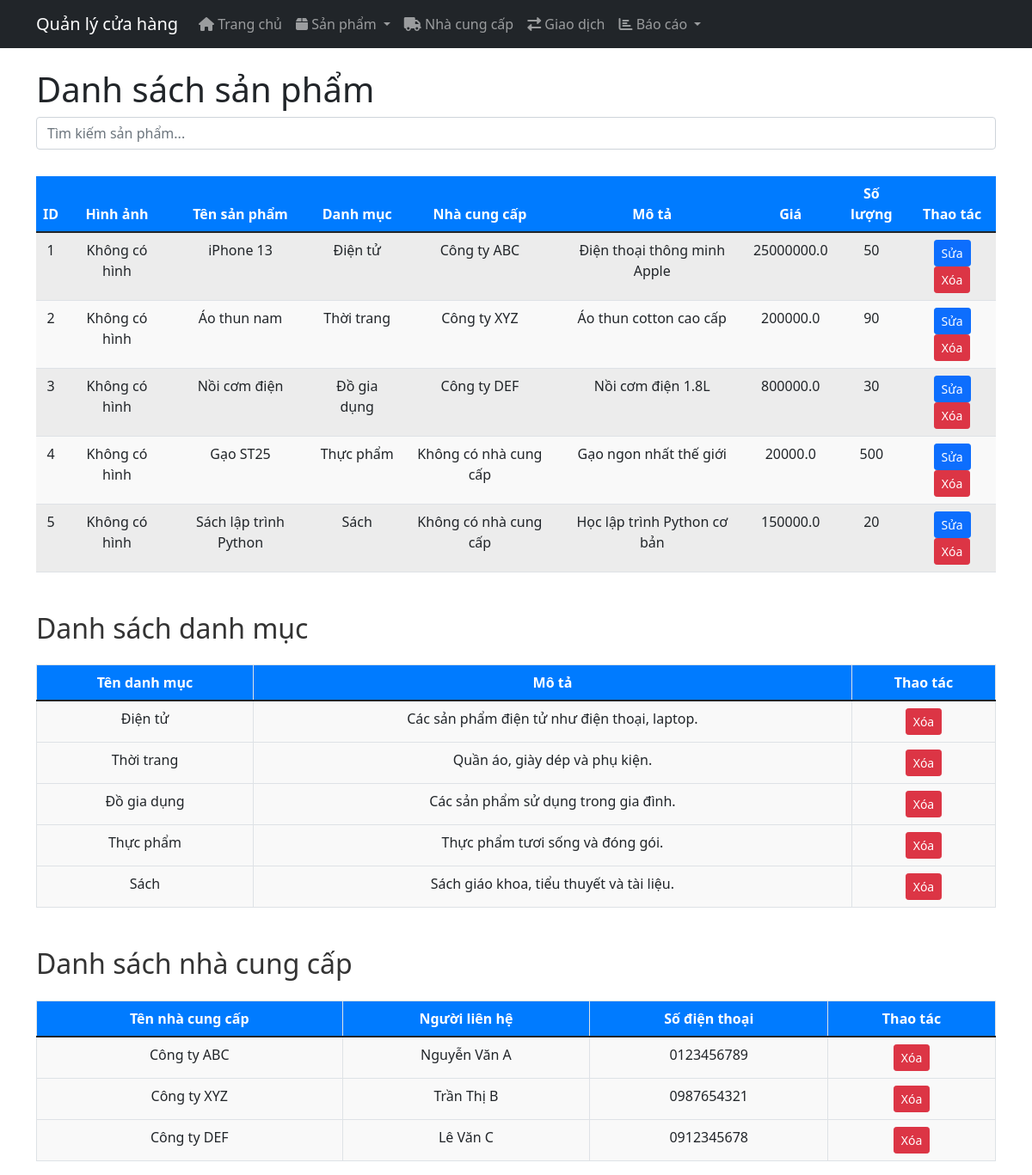
The page / on the database its author committed.
### app.py (models this page shows, shortened)
class Product(db.Model):
    id = db.Column(db.Integer, primary_key=True)
    name = db.Column(db.String(100), nullable=False)
    sku = db.Column(db.String(50), unique=True, nullable=False)
    description = db.Column(db.Text)
    price = db.Column(db.Float, nullable=False)
    cost_price = db.Column(db.Float, nullable=False)
    quantity = db.Column(db.Integer, default=0)
    min_quantity = db.Column(db.Integer, default=0)
    category_id = db.Column(db.Integer, db.ForeignKey('category.id'), nullable=False)
    image = db.Column(db.String(200))
    created_at = db.Column(db.DateTime, default=datetime.utcnow)
    updated_at = db.Column(db.DateTime, default=datetime.utcnow, onupdate=datetime.utcnow)

class Category(db.Model):
    id = db.Column(db.Integer, primary_key=True)
    name = db.Column(db.String(100), nullable=False)
    description = db.Column(db.Text)
    products = db.relationship('Product', backref='category', lazy=True)

class Supplier(db.Model):
    id = db.Column(db.Integer, primary_key=True)
    name = db.Column(db.String(100), nullable=False)
    contact_person = db.Column(db.String(100))
    email = db.Column(db.String(120))
    phone = db.Column(db.String(20))
    address = db.Column(db.Text)
    created_at = db.Column(db.DateTime, default=datetime.utcnow)

### app.py (the view)
@app.route('/')
def index():
    products = Product.query.all()
    categories = Category.query.all()
    suppliers = Supplier.query.all()
    return render_template('index.html', products=products, categories=categories, suppliers=suppliers)

### templates/index.html (shortened to what this page needs)
{% extends "base.html" %}
{% block content %}
<h1>Danh sách sản phẩm</h1>
<div class="mb-3">
    <input type="text" id="searchInput" class="form-control" placeholder="Tìm kiếm sản phẩm..." onkeyup="filterProducts()">
</div>
<div class="table-responsive">
    <table class="table table-striped" id="productTable">
        <thead>
            <tr>
                <th>ID</th>
                <th>Hình ảnh</th>
                <th>Tên sản phẩm</th>
                <th>Danh mục</th>
                <th>Nhà cung cấp</th>
                <th>Mô tả</th>
                <th>Giá</th>
                <th>Số lượng</th>
                <th>Thao tác</th>
            </tr>
        </thead>
        <tbody>
            {% for product in products %}
            <tr>
                <td>{{ product.id }}</td>
                <td>
                    {% if product.image %}
                    <img src="{{ url_for('static', filename='uploads/' ~ product.image) }}" alt="{{ product.name }}" style="width: 100px; height: auto;">
                    {% else %}
                    <span>Không có hình</span>
                    {% endif %}
                </td>
                <td class="product-name">{{ product.name }}</td>
                <td>{{ product.category.name if product.category else 'Không có danh mục' }}</td>
                <td>
                    {% set supplier = product.transactions[0].supplier if product.transactions else None %}
                    {{ supplier.name if supplier else 'Không có nhà cung cấp' }}
                </td>
                <td>{{ product.description }}</td>
                <td>{{ product.price }}</td>
                <td>{{ product.quantity }}</td>
                <td>
                    <a href="{{ url_for('edit_product', id=product.id) }}" class="btn btn-sm btn-primary">Sửa</a>
                    <a href="{{ url_for('delete_product', id=product.id) }}" class="btn btn-sm btn-danger" onclick="return confirm('Bạn có chắc chắn muốn xóa sản phẩm này?')">Xóa</a>
                </td>
            </tr>
            {% endfor %}
        </tbody>
    </table>
</div>
<h2>Danh sách danh mục</h2>
<div class="table-responsive">
    <table class="table table-bordered">
        <thead>
            <tr>
                <th>Tên danh mục</th>
                <th>Mô tả</th>
                <th>Thao tác</th>
            </tr>
        </thead>
        <tbody>
            {% for category in categories %}
            <tr>
                <td>{{ category.name }}</td>
                <td>{{ category.description }}</td>
                <td>
                    <form action="{{ url_for('delete_category', id=category.id) }}" method="POST" style="display: inline;">
                        <button type="submit" class="btn btn-sm btn-danger" onclick="return confirm('Bạn có chắc chắn muốn xóa danh mục này?')">Xóa</button>
                    </form>
                </td>
            </tr>
            {% endfor %}
        </tbody>
    </table>
</div>
<h2>Danh sách nhà cung cấp</h2>
<div class="table-responsive">
    <table class="table table-bordered">
        <thead>
            <tr>
                <th>Tên nhà cung cấp</th>
                <th>Người liên hệ</th>
                <th>Số điện thoại</th>
                <th>Thao tác</th>
            </tr>
        </thead>
        <tbody>
            {% for supplier in suppliers %}
            <tr>
                <td>{{ supplier.name }}</td>
                <td>{{ supplier.contact_person }}</td>
                <td>{{ supplier.phone }}</td>
                <td>
                    <form action="{{ url_for('delete_supplier', id=supplier.id) }}" method="POST" style="display: inline;">
                        <button type="submit" class="btn btn-sm btn-danger" onclick="return confirm('Bạn có chắc chắn muốn xóa nhà cung cấp này?')">Xóa</button>
                    </form>
                </td>
            </tr>
            {% endfor %}
        </tbody>
    </table>
</div>
{% endblock %}

### templates/base.html (shortened to what this page needs)
<!DOCTYPE html>
<html lang="vi">
<head>
    <link href="https://cdn.jsdelivr.net/npm/bootstrap@5.1.3/dist/css/bootstrap.min.css" rel="stylesheet">
    <link href="https://cdnjs.cloudflare.com/ajax/libs/font-awesome/6.0.0/css/all.min.css" rel="stylesheet">
</head>
<body>
    <nav class="navbar navbar-expand-lg navbar-dark bg-dark">
        <div class="container">
            <a class="navbar-brand" href="{{ url_for('index') }}">Quản lý cửa hàng</a>
            <div class="collapse navbar-collapse" id="navbarNav">
                <ul class="navbar-nav">
                    <li class="nav-item">
                        <a class="nav-link" href="{{ url_for('index') }}">
                            <i class="fas fa-home"></i> Trang chủ
                        </a>
                    </li>
                    <li class="nav-item dropdown">
                        <a class="nav-link dropdown-toggle" href="#" id="productsDropdown" role="button" data-bs-toggle="dropdown">
                            <i class="fas fa-box"></i> Sản phẩm
                        </a>
                    </li>
                    <li class="nav-item">
                        <a class="nav-link" href="{{ url_for('new_supplier') }}">
                            <i class="fas fa-truck"></i> Nhà cung cấp
                        </a>
                    </li>
                    <li class="nav-item">
                        <a class="nav-link" href="{{ url_for('new_transaction') }}">
                            <i class="fas fa-exchange-alt"></i> Giao dịch
                        </a>
                    </li>
                    <li class="nav-item dropdown">
                        <a class="nav-link dropdown-toggle" href="#" id="reportsDropdown" role="button" data-bs-toggle="dropdown">
                            <i class="fas fa-chart-bar"></i> Báo cáo
                        </a>
                    </li>
                </ul>
            </div>
        </div>
    </nav>
    <div class="container mt-4">
        {% block content %}{% endblock %}
    </div>
</body>
</html>

### templates/index.html (style rules this page uses)
h2 { margin-top: 30px; color: #333; }
.table { margin-top: 15px; background-color: #f9f9f9; }
.table th { background-color: #007bff; color: white; text-align: center; }
.table td { text-align: center; }

### rows shown on the page
Product: id "1", shows "Không có hình", name "iPhone 13", category "Điện tử", description "Điện thoại thông minh Apple", price "25000000.0", quantity "50"
Supplier: name "Công ty ABC", contact_person "Nguyễn Văn A", phone "0123456789"
Product: id "2", shows "Không có hình", name "Áo thun nam", category "Thời trang", description "Áo thun cotton cao cấp", price "200000.0", quantity "90"
Supplier: name "Công ty XYZ", contact_person "Trần Thị B", phone "0987654321"
Product: id "3", shows "Không có hình", name "Nồi cơm điện", category "Đồ gia dụng", description "Nồi cơm điện 1.8L", price "800000.0", quantity "30"
Supplier: name "Công ty DEF", contact_person "Lê Văn C", phone "0912345678"
Product: id "4", shows "Không có hình", name "Gạo ST25", category "Thực phẩm", name "Không có nhà cung cấp", description "Gạo ngon nhất thế giới", price "20000.0", quantity "500"
Product: id "5", shows "Không có hình", name "Sách lập trình Python", category "Sách", name "Không có nhà cung cấp", description "Học lập trình Python cơ bản", price "150000.0", quantity "20"
Category: name "Điện tử", description "Các sản phẩm điện tử như điện thoại, laptop."
Category: name "Thời trang", description "Quần áo, giày dép và phụ kiện."
Category: name "Đồ gia dụng", description "Các sản phẩm sử dụng trong gia đình."
Category: name "Thực phẩm", description "Thực phẩm tươi sống và đóng gói."
Category: name "Sách", description "Sách giáo khoa, tiểu thuyết và tài liệu."
